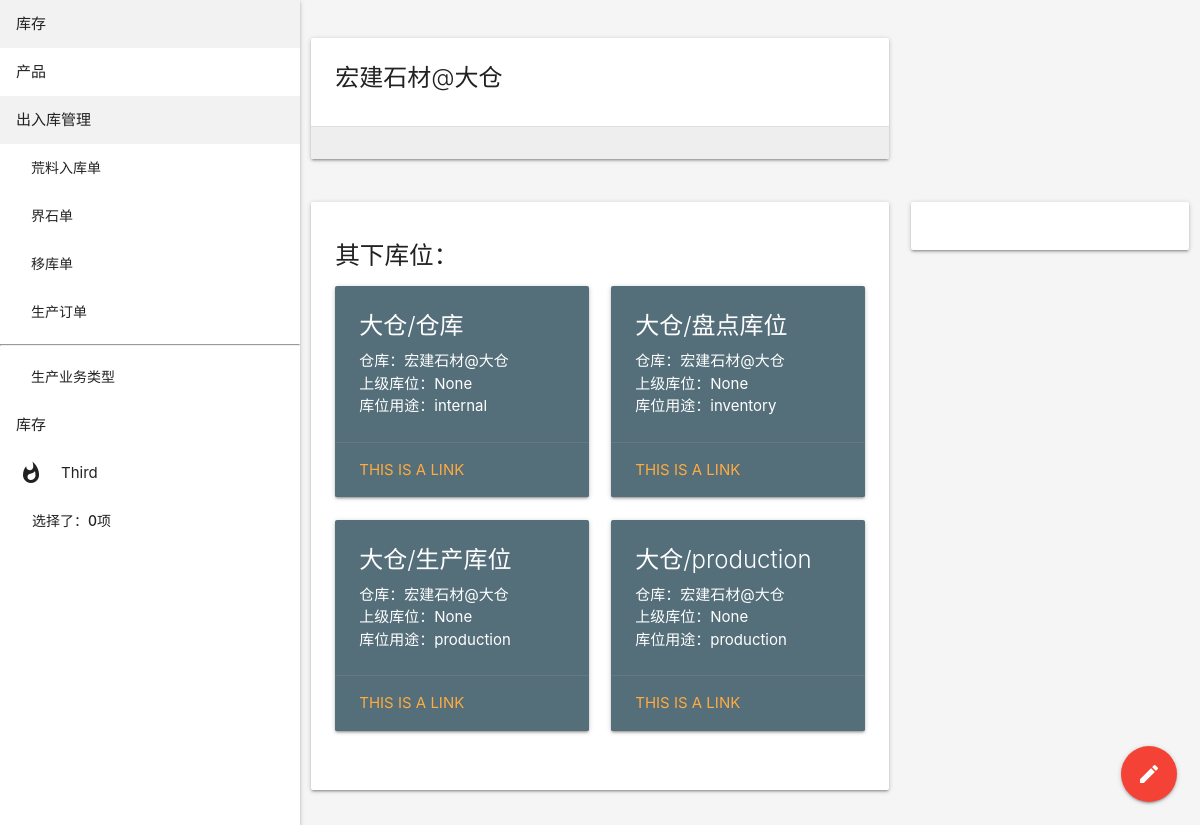
Page /stock/warehouse/5/ on the committed database.
### stock/models.py (models this page shows, shortened)
class Warehouse(models.Model):
    name = models.CharField('仓库名称', max_length=50, unique=True, db_index=True)
    code = models.CharField('缩写名称', max_length=20, null=False)
    is_activate = models.BooleanField('启用', default=True)
    partner = models.ForeignKey('partner.Partner', on_delete=models.SET_NULL, verbose_name='合作伙伴', null=True,
                                blank=True, related_name='warehouse')
    created = models.DateTimeField('创建时间', auto_now_add=True)
    updated = models.DateTimeField('更新时间', auto_now=True)
    is_production = models.BooleanField('有生产活动', default=False)
    class Meta:
        verbose_name = '仓库信息'
    def __str__(self):
        return '{}@{}'.format(self.partner, self.name)

class Location(models.Model):
    warehouse = models.ForeignKey('Warehouse', related_name='locations', on_delete=models.SET_NULL, verbose_name='所属仓库',
                                  blank=True, null=True)
    name = models.CharField('库位名称', max_length=50)
    parent = models.ForeignKey('self', related_name='child', null=True, blank=True, verbose_name='上级库位',
                               on_delete=models.CASCADE, limit_choices_to={'is_virtual': False, 'is_activate': True})
    is_main = models.BooleanField('主库位', default=False, help_text='主库位，只有在创建warehouse时一并创建')
    usage = models.CharField('库位用途', choices=USAGE_CHOICES, null=False, max_length=50)
    is_virtual = models.BooleanField('虚拟库位', default=False)
    desc = models.TextField('描述', blank=True, null=True)
    is_activate = models.BooleanField('启用', default=True)
    created = models.DateTimeField('创建时间', auto_now_add=True)
    updated = models.DateTimeField('更新时间', auto_now=True)
    class Meta:
        verbose_name = '库位信息'
        unique_together = ['warehouse', 'name']
    def get_full_name(self):
        name = self.name
        parent = self.parent
        while parent:
            name = '{}/{}'.format(parent.name, name)
            parent = parent.parent
        warehouse_name = self.warehouse.name + '/' if self.warehouse else ''
        return '%s%s' % (warehouse_name, name)
    def __str__(self):
        return self.get_full_name()

### partner/models.py (models this page shows, shortened)
class Partner(models.Model):
    name = models.CharField('名称', max_length=30, null=False, blank=False)
    is_company = models.BooleanField('公司', default=False)
    type = models.CharField('伙伴类型', choices=PARTNER_TYPE_CHOICES, max_length=20,
                            default='customer')
    phone = models.CharField('联系电话', max_length=20)
    sex = models.CharField('性别', choices=(('male', '先生'), ('female', '女士')), null=True, blank=True, max_length=10)
    province = models.ForeignKey('Province', verbose_name='省份', null=True, blank=True, on_delete=models.SET_NULL)
    city = models.ForeignKey('City', verbose_name='城市', null=True, blank=True, on_delete=models.SET_NULL)
    created = models.DateField('创建日期', auto_now_add=True)
    updated = models.DateTimeField('更新时间', auto_now=True)
    entry = models.ForeignKey(User, related_name='%(class)s_entry',
                              verbose_name='登记人', on_delete=models.SET_NULL, null=True, blank=True)
    is_activate = models.BooleanField('启用', default=True)
    company = models.ForeignKey('self', related_name='members', limit_choices_to={'is_company': True},
                                on_delete=models.SET_NULL,
                                null=True, blank=True, verbose_name='所属公司')
    is_production = models.BooleanField('是生产商', default=False)
    class Meta:
        verbose_name = '伙伴资料'
        unique_together = ['phone', 'name']
    def __str__(self):
        if self.is_company:
            return '{}'.format(self.name)
        else:
            return '{} {}'.format(self.name, self.get_title())

### stock/views.py (the view)
# urls.py: path('warehouse/<pk>/', views.WarehouseDetailView.as_view(), name='warehouse_detail'),
class WarehouseDetailView(DetailView):
    model = Warehouse

### cart/cart.py (called while the page is built)
    def __len__(self):
        return len(self.cart)

### cart/context_processors.py (called while the page is built)
def cart(request):
    return {'cart': Cart(request)}

### stock/templates/stock/warehouse_detail.html (shortened to what this page needs)
{% extends 'stock/detail.html' %}
{% block content %}
    <h5>其下库位：</h5>
    <div class="row">
    {% for location in object.locations.all %}
            <div class="col s12 m6">
                <div class="card blue-grey darken-1 hoverable">
                    <div class="card-content white-text">
                        <span class="card-title">{{ location }}</span>
                        <p>仓库：{{ location.warehouse }}</p>
                        <p>上级库位：{{ location.parent }}</p>
                        <p>库位用途：{{ location.usage }}</p>
                    </div>
                    <div class="card-action">
                        <a href="#">This is a link</a>
                    </div>
                </div>
            </div>
    {% endfor %}
</div>
{% endblock %}

### stock/templates/stock/detail.html (shortened to what this page needs)
{% extends 'detail.html' %}
{% block headline %}{{ object }}{% endblock %}

### rows in the picture
Warehouse: partner+name "宏建石材@大仓"
Location: name+parent+warehouse "大仓/仓库", warehouse "宏建石材@大仓", parent "None", usage "internal"
Location: name+parent+warehouse "大仓/盘点库位", warehouse "宏建石材@大仓", parent "None", usage "inventory"
Location: name+parent+warehouse "大仓/生产库位", warehouse "宏建石材@大仓", parent "None", usage "production"
Location: name+parent+warehouse "大仓/production", warehouse "宏建石材@大仓", parent "None", usage "production"

### other values in the picture
{{ cart|length }} "0"
